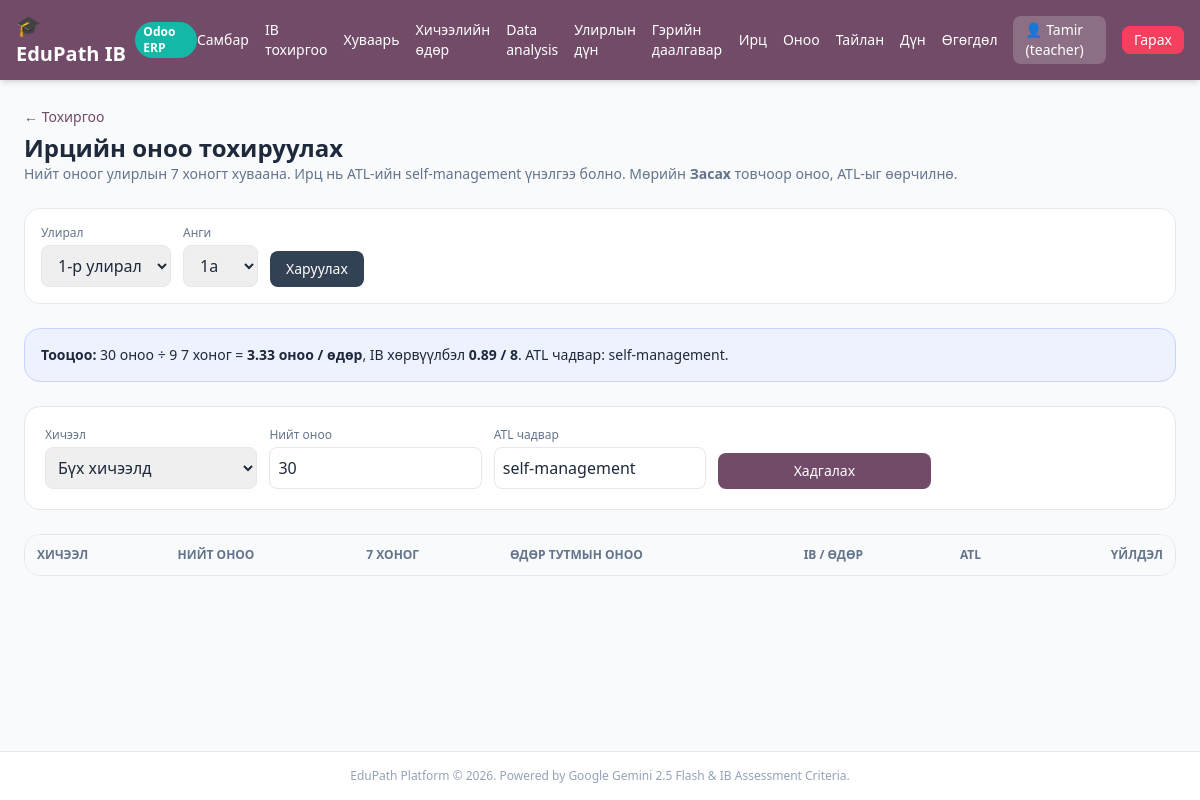
The page /teacher/setup/attendance-config (signed in) on the database as committed earlier.
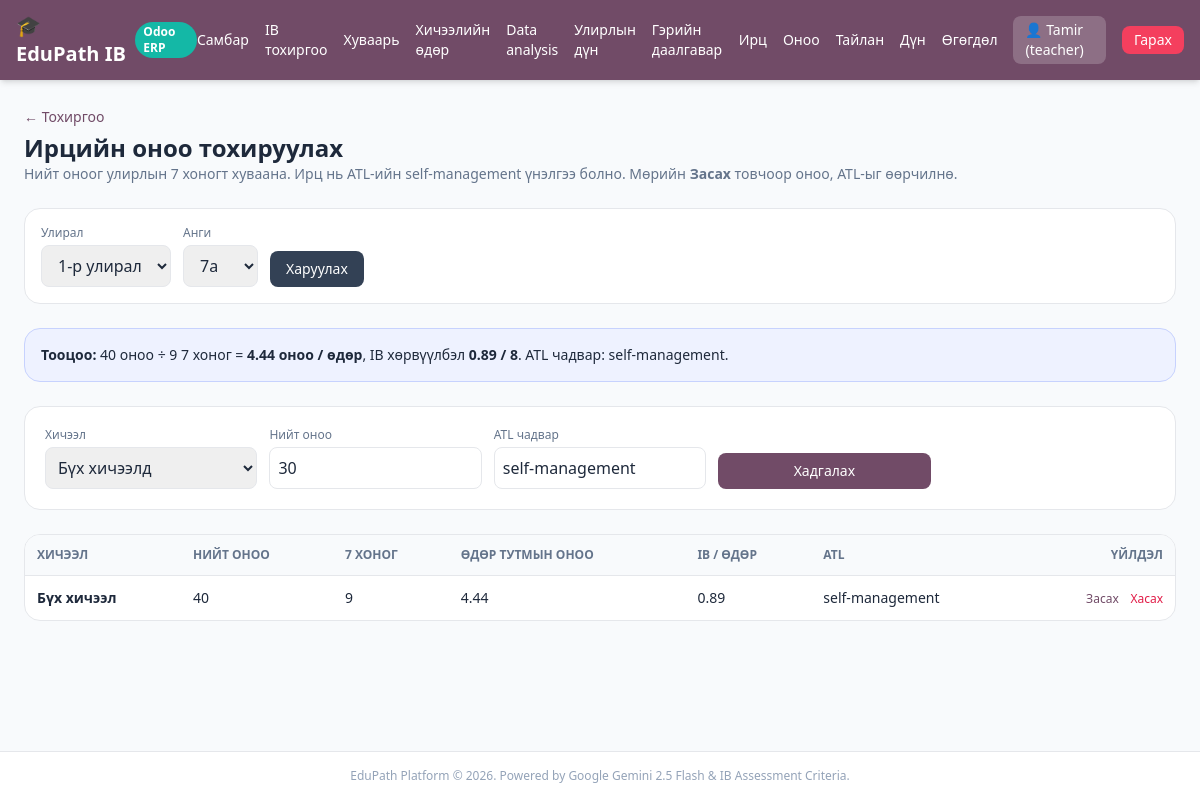
The same page on the database as committed later.
### tables this page shows
CREATE TABLE term_attendance_config (
        id INTEGER PRIMARY KEY AUTOINCREMENT,
        term_id INTEGER NOT NULL,
        grade_id INTEGER NOT NULL,
        lesson_id INTEGER NOT NULL DEFAULT 0,
        total_points INTEGER NOT NULL DEFAULT 30,
        atl_skill TEXT NOT NULL DEFAULT 'self-management',
        updated_at INTEGER,
        UNIQUE(term_id, grade_id, lesson_id)
    );

### app.py (the view)
@app.get("/teacher/setup/attendance-config", response_class=HTMLResponse)
def teacher_attendance_config_page(
    request: Request, term_id: Optional[int] = None, grade_id: Optional[int] = None,
    user: dict = Depends(get_current_user), db: sqlite3.Connection = Depends(get_db),
):
    if not user or user["role"] != "teacher":
        return RedirectResponse("/login")
    terms, grades = _all_terms(db), _all_grades(db)
    selected_term = term_id or next((t["id"] for t in terms if t["is_active"]), terms[0]["id"] if terms else 0)
    selected_grade = grade_id or next((g["id"] for g in grades if g["is_active"]), grades[0]["id"] if grades else 0)
    configs = []
    if selected_term and selected_grade:
        for row in db.execute(
            """SELECT ac.*, l.title as lesson_title FROM term_attendance_config ac
               LEFT JOIN lessons l ON l.id = ac.lesson_id
               WHERE ac.term_id = ? AND ac.grade_id = ? ORDER BY ac.lesson_id""",
            (selected_term, selected_grade),
        ).fetchall():
            item = dict(row)
            item.update(_attendance_setting(db, selected_term, selected_grade, row["lesson_id"]))
            configs.append(item)
    preview = _attendance_setting(db, selected_term, selected_grade)
    lessons = [dict(r) for r in db.execute(
        """SELECT DISTINCT l.id, l.title FROM lessons l
           JOIN lesson_grades lg ON lg.lesson_id = l.id WHERE lg.grade_id = ? ORDER BY l.title""",
        (selected_grade,),
    ).fetchall()]
    return templates.TemplateResponse(
        request=request, name="teacher_attendance_config.html",
        context={
            "user": user, "terms": terms, "grades": grades, "lessons": lessons,
            "selected_term": selected_term, "selected_grade": selected_grade,
            "configs": configs, "preview": preview,
        },
    )

### templates/teacher_attendance_config.html (shortened to what this page needs)
{% extends "base.html" %}
{% block content %}
<div class="space-y-6">
  <div>
    <a href="/teacher/setup" class="text-sm text-[#714B67] hover:underline">&larr; Тохиргоо</a>
    <h1 class="text-2xl font-black mt-1">Ирцийн оноо тохируулах</h1>
    <p class="text-sm text-slate-500">Нийт оноог улирлын 7 хоногт хуваана. Ирц нь ATL-ийн self-management үнэлгээ болно. Мөрийн <b>Засах</b> товчоор оноо, ATL-ыг өөрчилнө.</p>
  </div>
  <form method="GET" action="/teacher/setup/attendance-config" class="bg-white p-4 rounded-2xl border flex gap-3 items-end">
    <div><label class="block text-xs text-slate-500 mb-1">Улирал</label><select name="term_id" class="px-3 py-2 border rounded-lg">{% for t in terms %}<option value="{{ t.id }}" {% if t.id == selected_term %}selected{% endif %}>{{ t.name }}</option>{% endfor %}</select></div>
    <div><label class="block text-xs text-slate-500 mb-1">Анги</label><select name="grade_id" class="px-3 py-2 border rounded-lg">{% for g in grades %}<option value="{{ g.id }}" {% if g.id == selected_grade %}selected{% endif %}>{{ g.name }}</option>{% endfor %}</select></div>
    <button class="bg-slate-700 text-white px-4 py-2 rounded-lg text-sm">Харуулах</button>
  </form>
  <div class="bg-indigo-50 border border-indigo-200 p-4 rounded-2xl text-sm">
    <b>Тооцоо:</b> {{ preview.total_points }} оноо &divide; {{ preview.weeks }} 7 хоног =
    <b>{{ preview.per_day }} оноо / өдөр</b>, IB хөрвүүлбэл <b>{{ preview.ib_per_day }} / 8</b>.
    ATL чадвар: {{ preview.atl_skill }}.
  </div>
  <form method="POST" action="/teacher/setup/attendance-config" class="bg-white p-5 rounded-2xl border grid md:grid-cols-5 gap-3 items-end">
    <div><label class="block text-xs text-slate-500 mb-1">Хичээл</label><select name="lesson_id" class="w-full px-2 py-2 border rounded-lg"><option value="0">Бүх хичээлд</option></select></div>
    <div><label class="block text-xs text-slate-500 mb-1">Нийт оноо</label><input name="total_points" value="30" class="w-full px-2 py-2 border rounded-lg"></div>
    <div><label class="block text-xs text-slate-500 mb-1">ATL чадвар</label><input name="atl_skill" value="self-management" class="w-full px-2 py-2 border rounded-lg"></div>
    <button class="bg-[#714B67] text-white px-4 py-2 rounded-lg text-sm">Хадгалах</button>
  </form>
  <div class="bg-white rounded-2xl border overflow-x-auto">
    <table class="w-full text-sm">
      <thead class="bg-slate-50 text-slate-500 text-xs uppercase"><tr><th class="p-3 text-left">Хичээл</th><th class="p-3 text-left">Нийт оноо</th><th class="p-3 text-left">7 хоног</th><th class="p-3 text-left">Өдөр тутмын оноо</th><th class="p-3 text-left">IB / өдөр</th><th class="p-3 text-left">ATL</th><th class="p-3 text-right">Үйлдэл</th></tr></thead>
      <tbody>
        {% for c in configs %}
        <tr class="border-t">
          <td class="p-3 font-semibold">
            <span class="inline-view-only">{{ c.lesson_title or 'Бүх хичээл' }}</span>
          </td>
          <td class="p-3">
            <span class="inline-view-only">{{ c.total_points }}</span>
          </td>
          <td class="p-3">{{ c.weeks }}</td>
          <td class="p-3">{{ c.per_day }}</td>
          <td class="p-3">{{ c.ib_per_day }}</td>
          <td class="p-3">
            <span class="inline-view-only">{{ c.atl_skill }}</span>
          </td>
          <td class="p-3 text-right whitespace-nowrap">
            <span class="inline-view-only">
              <button type="button" onclick="editRow(this)" class="text-[#714B67] hover:underline text-xs">Засах</button>
              <form method="POST" action="/teacher/setup/attendance-config/{{ c.id }}/delete" class="inline">
                <button class="text-rose-600 hover:underline text-xs ml-2">Хасах</button>
              </form>
            </span>
          </td>
        </tr>
        {% endfor %}
      </tbody>
    </table>
  </div>
</div>
{% endblock %}

Rows that differ between the two databases and show on the page:
added term_attendance_config: total_points "40", atl_skill "self-management", atl_skill "self-management"
Other text that changed with them:
form field grade_id: "1a" → "7a"
{{ preview.per_day }}: "3.33" → "4.44"
{{ preview.total_points }}: "30" → (not shown)
{{ preview.atl_skill }}: "self-management" → (not shown)
new list line: "Бүх хичээл 40 9 4.44 0.89 Засах Хасах"
